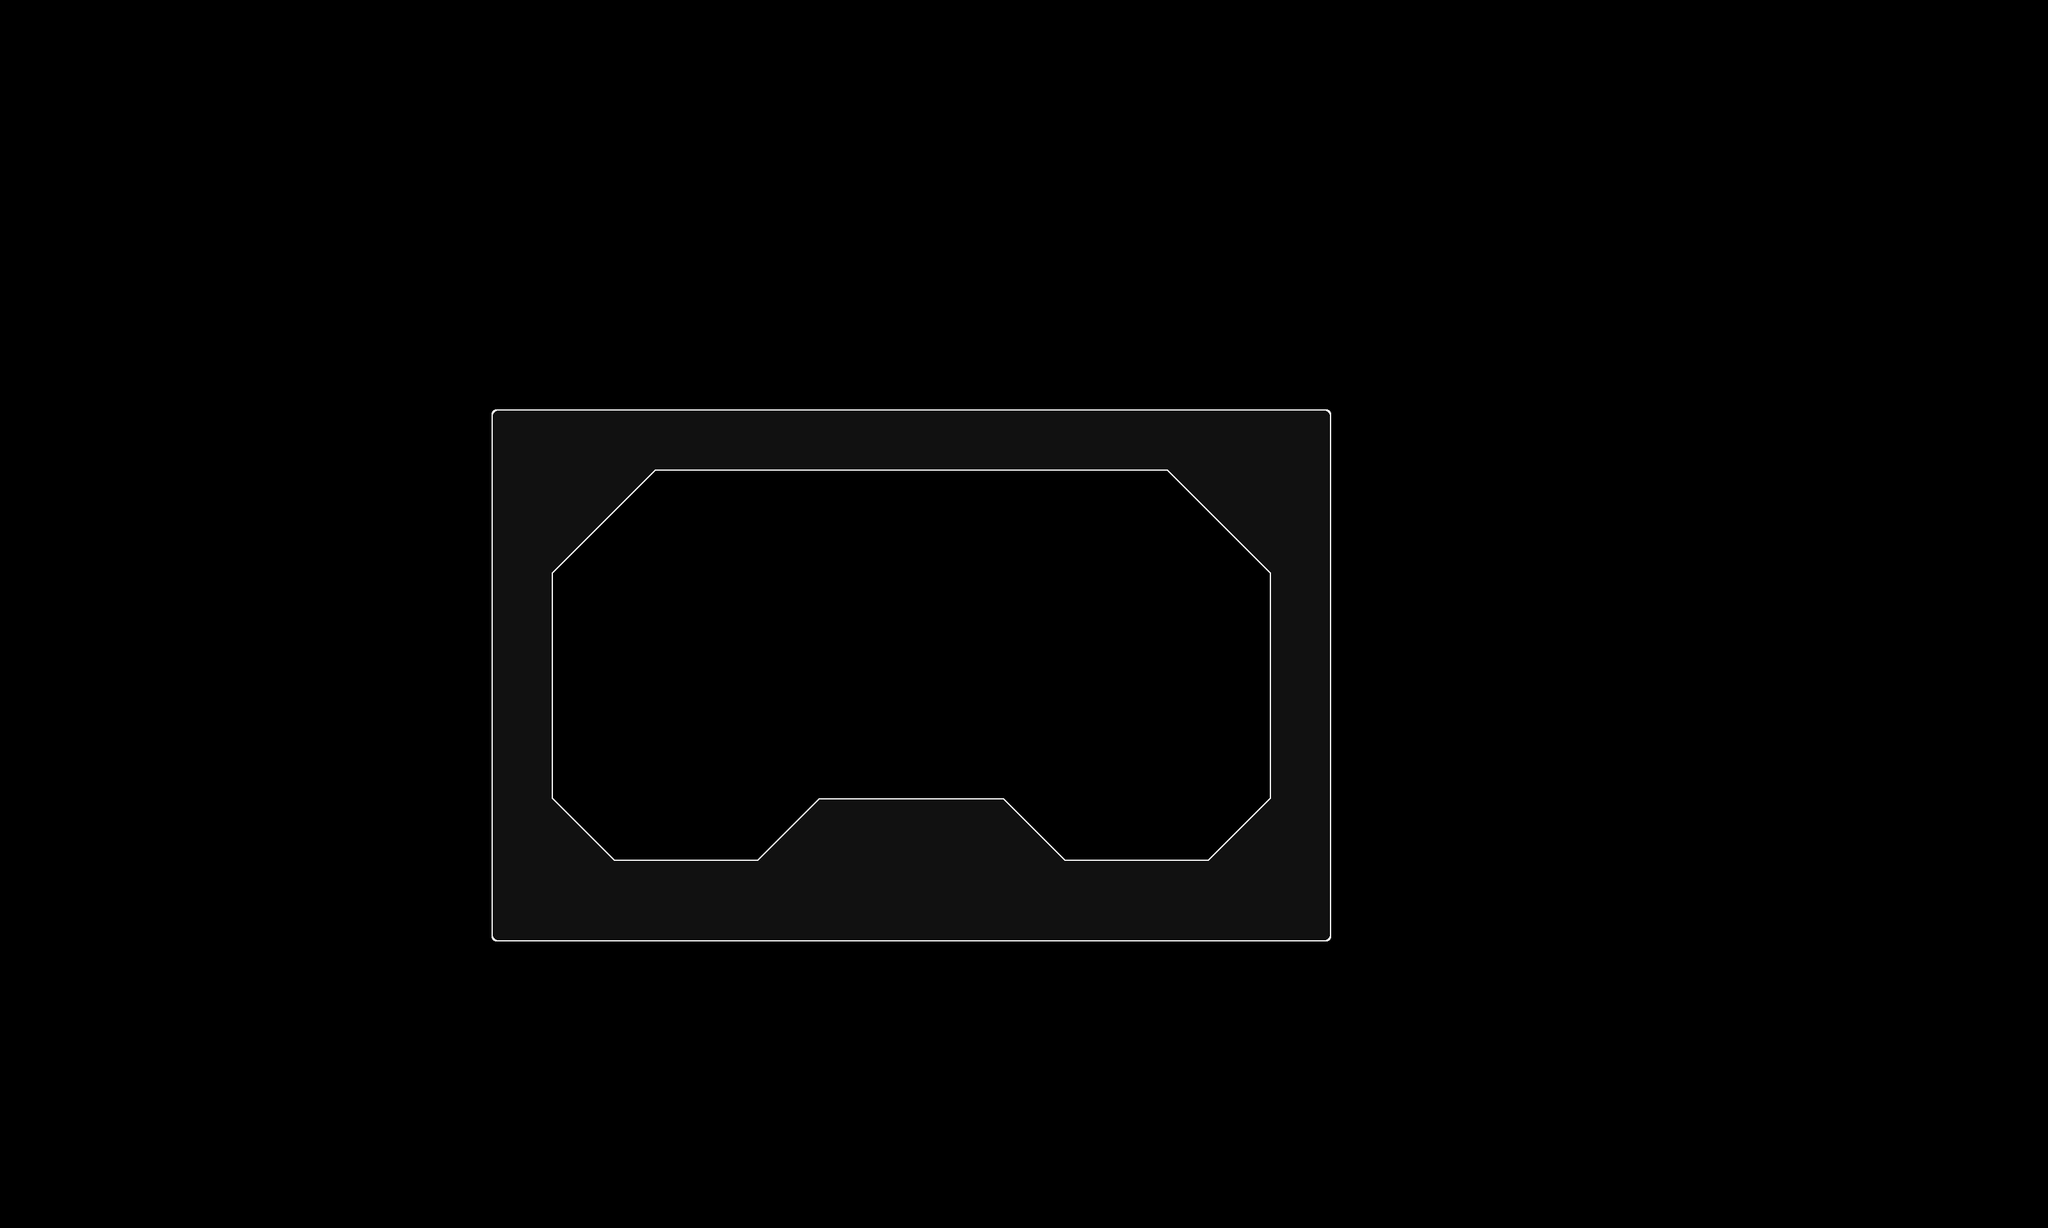

This is a level from a 2D game, rendered from its Tiled map with the project's own tilesets. A one-line summary and the map file follow, with tile-layer data summarised:
An orthogonal 100x60 tile map with 32x32 px tiles, 1 tile layer (Tile Layer 1) and 17 objects (9x Start, 2x Bounds, 2x Text, Vending, Arcade, ...).

<map version="1.10" tiledversion="1.10.2" orientation="orthogonal" renderorder="right-down" width="100" height="60" tilewidth="32" tileheight="32" infinite="0" nextlayerid="4" nextobjectid="18">
 <properties>
  <property name="music" value="ARCADE_HUB" />
 </properties>
 <tileset firstgid="1" source="main_0.tsx" />
 <layer id="1" name="Tile Layer 1" width="100" height="60">
  <data>[6000 cells, 482 non-empty, 17 distinct tile ids]</data>
 </layer>
 <objectgroup id="2" name="collision-layer">
  <object id="1" x="1024" y="736">
   <polyline points="0,0 800,0 960,160 960,512 864,608 640,608 544,512 256,512 160,608 -64,608 -160,512 -160,160 0,0" />
  </object>
 </objectgroup>
 <objectgroup id="3" name="event-layer">
  <object id="2" name="Start" type="Start" x="992" y="1280" width="32" height="32">
   <properties>
    <property name="triggeringId" value="playerstart" />
   </properties>
  </object>
  <object id="3" name="Start" type="Start" x="1056" y="1280" width="32" height="32">
   <properties>
    <property name="triggeringId" value="playerstart" />
   </properties>
  </object>
  <object id="4" name="Start" type="Start" x="1120" y="1280" width="32" height="32">
   <properties>
    <property name="triggeringId" value="playerstart" />
   </properties>
  </object>
  <object id="5" name="Start" type="Start" x="1696" y="1280" width="32" height="32">
   <properties>
    <property name="triggeringId" value="playerstart" />
   </properties>
  </object>
  <object id="6" name="Start" type="Start" x="1760" y="1280" width="32" height="32">
   <properties>
    <property name="triggeringId" value="playerstart" />
   </properties>
  </object>
  <object id="7" name="Start" type="Start" x="1824" y="1280" width="32" height="32">
   <properties>
    <property name="triggeringId" value="playerstart" />
   </properties>
  </object>
  <object id="8" name="Start" type="Start" x="1312" y="1184" width="32" height="32">
   <properties>
    <property name="triggeringId" value="playerstart" />
   </properties>
  </object>
  <object id="9" name="Start" type="Start" x="1408" y="1184" width="32" height="32">
   <properties>
    <property name="triggeringId" value="playerstart" />
   </properties>
  </object>
  <object id="10" name="Start" type="Start" x="1504" y="1184" width="32" height="32">
   <properties>
    <property name="triggeringId" value="playerstart" />
   </properties>
  </object>
  <object id="11" name="Bounds" type="Bounds" x="768" y="640" width="32" height="32">
   <properties>
    <property name="left" type="bool" value="true" />
    <property name="triggeredId" value="bounds1" />
    <property name="up" type="bool" value="true" />
   </properties>
  </object>
  <object id="12" name="Bounds" type="Bounds" x="2048" y="1440" width="32" height="32">
   <properties>
    <property name="down" type="bool" value="true" />
    <property name="left" type="bool" value="false" />
    <property name="right" type="bool" value="true" />
    <property name="triggeredId" value="bounds2" />
    <property name="up" type="bool" value="false" />
   </properties>
  </object>
  <object id="13" name="Vending" type="Vending" x="1728" y="1248" width="96" height="96">
   <properties>
    <property name="triggeredId" value="vending" />
   </properties>
  </object>
  <object id="14" name="Text" type="Text" x="1728" y="1248" width="32" height="32">
   <properties>
    <property name="scale" type="float" value="0.3" />
    <property name="text" value="VENDING" />
   </properties>
  </object>
  <object id="15" name="Arcade" type="Arcade" x="1280" y="896" width="32" height="32" />
  <object id="16" name="Disposal" type="Disposal" x="1024" y="1248" width="96" height="96">
   <properties>
    <property name="triggeredId" value="disposal" />
   </properties>
  </object>
  <object id="17" name="Text" type="Text" x="1024" y="1248" width="32" height="32">
   <properties>
    <property name="scale" type="float" value="0.3" />
    <property name="text" value="DISPOSAL" />
   </properties>
  </object>
 </objectgroup>
</map>
